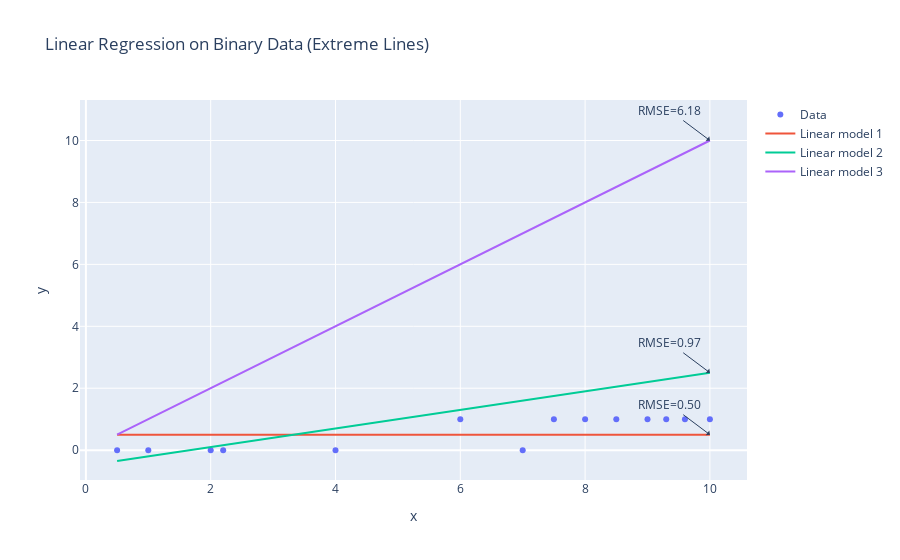

The cell this chart's notebook holds for it:
### Code cell
slopes = [0.0, 0.3, 1]
intercepts = [0.5, -0.5, 0.0]
predictions = []
rmse = []

for m, b in zip(slopes, intercepts):
    y_pred = m * x.flatten() + b
    predictions.append(y_pred)
    rmse.append(np.sqrt(mean_squared_error(y, y_pred)))

# Visualization with Plotly
fig = go.Figure()

# Scatter plot of original data
fig.add_trace(go.Scatter(x=x.flatten(), y=y, mode='markers', name='Data'))

# Add linear models with RMSE text
for i, y_pred in enumerate(predictions):
    fig.add_trace(go.Scatter(x=x.flatten(), y=y_pred, mode='lines', 
                             name=f'Linear model {i+1}'))
    # Add RMSE as annotation near the last point
    fig.add_annotation(x=x.flatten()[-1], y=y_pred[-1],
                       text=f"RMSE={rmse[i]:.2f}", showarrow=True,
                       arrowhead=1, ax=-40, ay=-30)

fig.update_layout(title='Linear Regression on Binary Data (Extreme Lines)',
                  xaxis_title='x',
                  yaxis_title='y',
                  )
fig.show()

### Figure 1 — Plotly figure (JSON) as saved in the notebook; plotly's stock layout.template omitted (floating-point values rounded to 4 significant figures)
{"data": [{"mode": "markers", "name": "Data", "type": "scatter", "x": [0.5, 1.0, 2.0, 2.2, 4.0, 6.0, 7.0, 7.5, 8.0, 8.5, 9.0, 9.3, 9.6, 10.0], "y": [0.0, 0.0, 0.0, 0.0, 0.0, 1.0, 0.0, 1.0, 1.0, 1.0, 1.0, 1.0, 1.0, 1.0]}, {"mode": "lines", "name": "Linear model 1", "type": "scatter", "x": [0.5, 1.0, 2.0, 2.2, 4.0, 6.0, 7.0, 7.5, 8.0, 8.5, 9.0, 9.3, 9.6, 10.0], "y": [0.5, 0.5, 0.5, 0.5, 0.5, 0.5, 0.5, 0.5, 0.5, 0.5, 0.5, 0.5, 0.5, 0.5]}, {"mode": "lines", "name": "Linear model 2", "type": "scatter", "x": [0.5, 1.0, 2.0, 2.2, 4.0, 6.0, 7.0, 7.5, 8.0, 8.5, 9.0, 9.3, 9.6, 10.0], "y": [-0.35, -0.2, 0.1, 0.16, 0.7, 1.3, 1.6, 1.75, 1.9, 2.05, 2.2, 2.29, 2.38, 2.5]}, {"mode": "lines", "name": "Linear model 3", "type": "scatter", "x": [0.5, 1.0, 2.0, 2.2, 4.0, 6.0, 7.0, 7.5, 8.0, 8.5, 9.0, 9.3, 9.6, 10.0], "y": [0.5, 1.0, 2.0, 2.2, 4.0, 6.0, 7.0, 7.5, 8.0, 8.5, 9.0, 9.3, 9.6, 10.0]}], "layout": {"annotations": [{"arrowhead": 1, "ax": -40, "ay": -30, "showarrow": true, "text": "RMSE=0.50", "x": 10, "y": 0.5}, {"arrowhead": 1, "ax": -40, "ay": -30, "showarrow": true, "text": "RMSE=0.97", "x": 10, "y": 2.5}, {"arrowhead": 1, "ax": -40, "ay": -30, "showarrow": true, "text": "RMSE=6.18", "x": 10, "y": 10}], "title": {"text": "Linear Regression on Binary Data (Extreme Lines)"}, "xaxis": {"title": {"text": "x"}}, "yaxis": {"title": {"text": "y"}}}}
